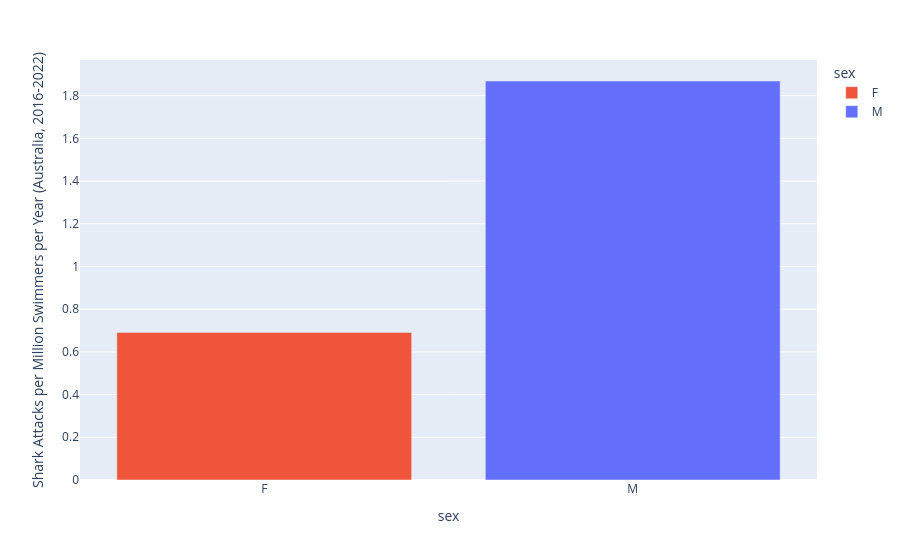

Source (notebook cell):
### Code cell
#Dividing attacks by the number of swimmers gives a fair comparison.
def au_swimming_attack_rate():
    g = swim_risk
    fig = px.bar(g, x="sex", y="attacks_per_million_swimmers", color="sex")
    fig.update_xaxes(title_text="sex")
    fig.update_yaxes(title_text="Shark Attacks per Million Swimmers per Year (Australia, 2016-2022)")
    return fig

au_swimming_attack_rate()

### Figure 1 — Plotly figure (JSON) as saved in the notebook; plotly's stock layout.template omitted (floating-point values rounded to 4 significant figures)
{"data": [{"hovertemplate": "sex=%{x}<br>attacks_per_million_swimmers=%{y}<extra></extra>", "legendgroup": "F", "marker": {"color": "#EF553B", "pattern": {"shape": ""}}, "name": "F", "orientation": "v", "showlegend": true, "textposition": "auto", "type": "bar", "x": ["F"], "xaxis": "x", "y": [0.691], "yaxis": "y"}, {"hovertemplate": "sex=%{x}<br>attacks_per_million_swimmers=%{y}<extra></extra>", "legendgroup": "M", "marker": {"color": "#636EFA", "pattern": {"shape": ""}}, "name": "M", "orientation": "v", "showlegend": true, "textposition": "auto", "type": "bar", "x": ["M"], "xaxis": "x", "y": [1.869], "yaxis": "y"}], "layout": {"barmode": "relative", "legend": {"title": {"text": "sex"}, "tracegroupgap": 0}, "margin": {"t": 60}, "xaxis": {"anchor": "y", "categoryarray": ["F", "M"], "categoryorder": "array", "domain": [0, 1], "title": {"text": "sex"}}, "yaxis": {"anchor": "x", "domain": [0, 1], "title": {"text": "Shark Attacks per Million Swimmers per Year (Australia, 2016-2022)"}}}}
